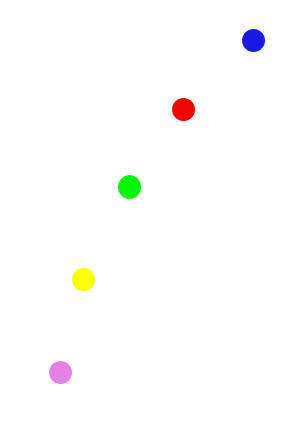
//> input picture hwfig03.jpg, 300 x 425 px
$ ./Various_Modifying   (built with g++ and OpenCV 4)
//> lines starting //> are read from the running program, lines starting //| are printed output that depends on the picture; after the words box and inside, x2 and y2 are one past the last pixel; in counts of white or black regions, pixels touching at a corner belong together
#include <opencv2\opencv.hpp>
#include <iostream>

using namespace cv;
using namespace std;

int main() {
	Mat img1 = imread("hwfig03.jpg", IMREAD_COLOR);
//> img1 is the input picture: 425 rows x 300 cols, CV_8UC3; mean B, G, R 252.3, 253, 253.2
	Mat img2 = Mat(size(img1), CV_8UC3, Scalar(255, 255, 255)); //선 그림
//> img2: 425 rows x 300 cols, CV_8UC3; every value is 255
	Mat img3 = Mat(size(img1), CV_8UC3, Scalar(255, 255, 255)); //사각형 그림
	Mat img4 = Mat(size(img1), CV_8UC3, Scalar(255, 255, 255)); //원 그림
	CV_Assert(img1.data&&img2.data,img3.data&&img3.data$$img4.data); //예외처리
//> (this line was passed over: a library is not available in this run)
	img2 = img1.clone(); //img2에 img1 복사
	img3 = img1.clone(); //img3에 img1 복사
	img4 = img1.clone(); //img4에 img1 복사

	Point2i pt, sumr(0, 0), sumg(0, 0), sumb(0, 0), sumy(0, 0), sump(0, 0);
	int countr, countg, countb, county, countp; //픽셀 수
	countr = countb = countg = county = countp = 0; //초기화

	for (pt.y = 0; pt.y < img1.rows; pt.y++) {
		for (pt.x = 0; pt.x < img1.cols; pt.x++) {
			if (img1.at<Vec3b>(pt.y, pt.x)[0] < 60 &&
				img1.at<Vec3b>(pt.y, pt.x)[1] < 60 &&
				img1.at<Vec3b>(pt.y, pt.x)[2]>150) { //빨간색
				countr++; //빨간색을 나타내는 픽셀 수 세기
				sumr += pt; //다 더하기
			}
			else if (img1.at<Vec3b>(pt.y, pt.x)[0] > 100 &&
				img1.at<Vec3b>(pt.y, pt.x)[1] < 65 &&
				img1.at<Vec3b>(pt.y, pt.x)[2]<65) { //파란색
				countb++;
				sumb += pt;
			}
			else if (img1.at<Vec3b>(pt.y, pt.x)[0] < 50 &&
				img1.at<Vec3b>(pt.y, pt.x)[1] > 100 &&
				img1.at<Vec3b>(pt.y, pt.x)[2]< 50) { //초록색
				countg++;
				sumg += pt;
			}
			else if (img1.at<Vec3b>(pt.y, pt.x)[0] < 60 &&
				img1.at<Vec3b>(pt.y, pt.x)[1] > 150 &&
				img1.at<Vec3b>(pt.y, pt.x)[2]> 150) { //노란색
				county++;
				sumy += pt;
			}
			else if (img1.at<Vec3b>(pt.y, pt.x)[0] > 200 &&
				img1.at<Vec3b>(pt.y, pt.x)[1] < 180 &&
				img1.at<Vec3b>(pt.y, pt.x)[2]> 200) { //핑크색
				countp++;
				sump += pt;
			}
		}
	}
//> this loop made 425 passes
//> (countb, sumb) on passes 1 to 3: (0, Point(0, 0)), (0, Point(0, 0)), (0, Point(0, 0))
//> after the loop, countr = 392; sumr = Point(71762, 42757); countb = 383; countg = 396; sumg = Point(51110, 73876); county = 388; sumy = Point(32214, 108285); countp = 404; sump = Point(24264, 150323)

	Point2i rcenter(sumr.x / countr, sumr.y / countr); //빨간 원의 중점
//> rcenter = Point(183, 109)
	Point2i bcenter(sumb.x / countb, sumb.y / countb); //파란 원의 중점
//> bcenter = Point(253, 39)
	Point2i gcenter(sumg.x / countg, sumg.y / countg); //초록 원의 중점
//> gcenter = Point(129, 186)
	Point2i ycenter(sumy.x / county, sumy.y / county); //노란 원의 중점
//> ycenter = Point(83, 279)
	Point2i pcenter(sump.x / countp, sump.y / countp); //분홍 원의 중점
//> pcenter = Point(60, 372)

	line(img2, bcenter, rcenter, Scalar(0, 0, 0), 1); //파랑-빨강 선 그리기
//> img2: 425 rows x 300 cols, CV_8UC3; 0.06% of pixels changed, all inside (x1, y1, x2, y2) = (183, 39, 254, 110)
	line(img2, rcenter, gcenter, Scalar(0, 0, 0), 1); //빨강-초록 선 그리기
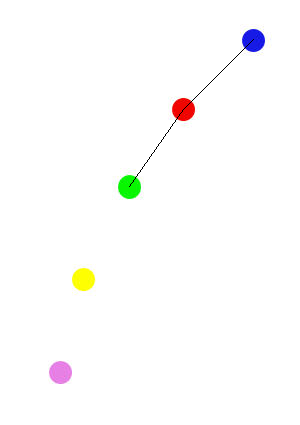
//> img2: 425 rows x 300 cols, CV_8UC3; mean B, G, R 252, 252.7, 253
	line(img2, gcenter, ycenter, Scalar(0, 0, 0), 1); //초록-노랑 선 그리기
//> img2: 425 rows x 300 cols, CV_8UC3; 0.07% of pixels changed, all inside (x1, y1, x2, y2) = (83, 187, 130, 280)
	line(img2, ycenter, pcenter, Scalar(0, 0, 0), 1); //노랑-핑크 선 그리기
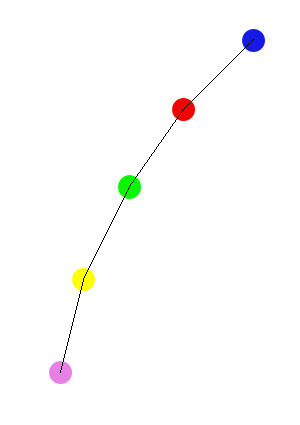
//> img2: 425 rows x 300 cols, CV_8UC3; mean B, G, R 251.7, 252.4, 252.6

	int r_radius = sqrt((float)countr / 3.14); //빨간 원 반지름 구하기
//> r_radius = 11
	int b_radius = sqrt((float)countb / 3.14); //파란 원 반지름 구하기
//> b_radius = 11
	int g_radius = sqrt((float)countg / 3.14); //초록 원 반지름 구하기
//> g_radius = 11
	int y_radius = sqrt((float)county / 3.14); //노란 원 반지름 구하기
//> y_radius = 11
	int p_radius = sqrt((float)countp / 3.14); //분홍 원 반지름 구하기
//> p_radius = 11

	rectangle(img3, Point(gcenter.x - g_radius, rcenter.y - r_radius), //빨강-초록 사각형
		Point(rcenter.x + r_radius, gcenter.y + g_radius), Scalar(0, 0, 0), 1);
	rectangle(img3, Point(pcenter.x - p_radius, ycenter.y - y_radius), //노랑-핑크 사각형
		Point(ycenter.x + y_radius, pcenter.y + p_radius), Scalar(0, 0, 0), 1);
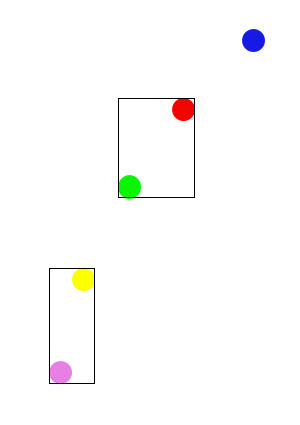
//> img3: 425 rows x 300 cols, CV_8UC3; mean B, G, R 251, 251.7, 251.9

	circle(img4, rcenter, 5 * r_radius, Scalar(0, 0, 0), 1); //빨간색 원 주변 반지름 5배인 원 그림
	putText(img4, "Sun", Point(rcenter.x - 4 * r_radius, rcenter.y - r_radius * 5),FONT_HERSHEY_SIMPLEX,0.6,Scalar(0,0,0),1); //Sun이라는 글씨 씀
//> img4: 425 rows x 300 cols, CV_8UC3; mean B, G, R 251.5, 252.2, 252.5
	circle(img4, gcenter, 3 * g_radius, Scalar(0, 0, 0), 1); //초록색 원 주변 반지름 3배인 원 그림
	putText(img4, "Earth", Point(gcenter.x - 4 * g_radius, gcenter.y - g_radius * 3), FONT_HERSHEY_SIMPLEX, 0.6, Scalar(0, 0, 0), 1); //Earth라는 글씨 씀
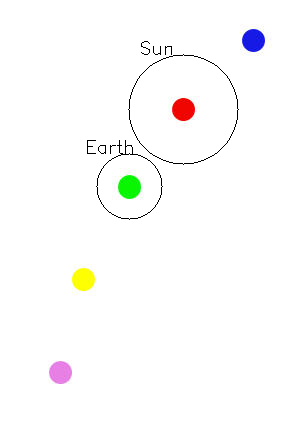
//> img4: 425 rows x 300 cols, CV_8UC3; mean B, G, R 250.9, 251.6, 251.9
	circle(img4, ycenter, 1.2 * y_radius, Scalar(0, 0, 0), 1); //노란색 원 주변 반지름 1.2배인 원 그림
//> img4: 425 rows x 300 cols, CV_8UC3; 0.06% of pixels changed, all inside (x1, y1, x2, y2) = (70, 266, 97, 293)
	putText(img4, "Moon", Point(ycenter.x - 4 * y_radius, ycenter.y - y_radius * 1.2), FONT_HERSHEY_SIMPLEX, 0.6, Scalar(0, 0, 0), 1); //Moon이라는 글씨 씀
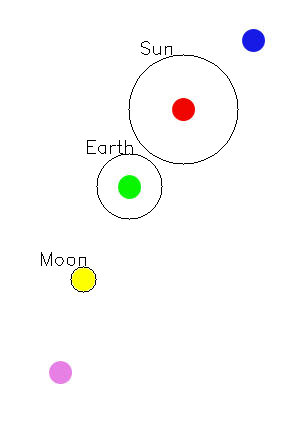
//> img4: 425 rows x 300 cols, CV_8UC3; mean B, G, R 250.5, 251.2, 251.5

	imshow("hwfig03", img1);
	imshow("Line",img2);
	imshow("Rectangle", img3);
	imshow("Circle", img4);
	waitKey(0);
}
